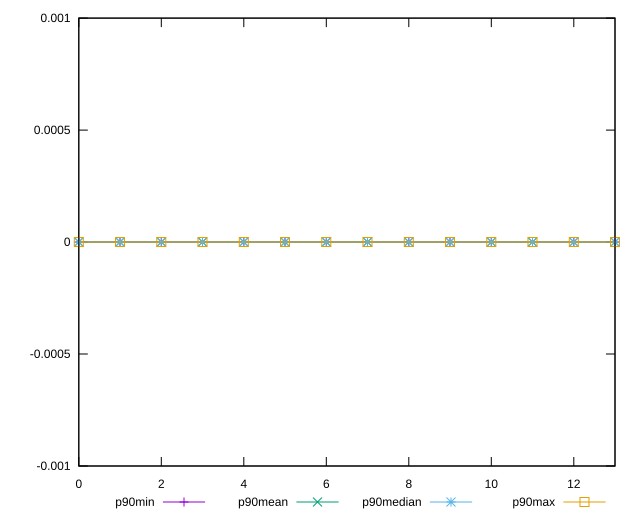

Here is the gnuplot script that generated this plot:
reset

$p90Min <<EOF
0 0
1 0
2 0
3 0
4 0
5 0
6 0
7 0
8 0
9 0
10 0
11 0
12 0
13 0
EOF

$p90Mean <<EOF
0 0
1 0
2 0
3 0
4 0
5 0
6 0
7 0
8 0
9 0
10 0
11 0
12 0
13 0
EOF

$p90Median <<EOF
0 0
1 0
2 0
3 0
4 0
5 0
6 0
7 0
8 0
9 0
10 0
11 0
12 0
13 0
EOF

$p90Max <<EOF
0 0
1 0
2 0
3 0
4 0
5 0
6 0
7 0
8 0
9 0
10 0
11 0
12 0
13 0
EOF

set key outside below
set xrange [0:13]
set yrange [-0.001:0.001]
set terminal svg size 640, 520 enhanced background rgb 'white'
set output "report_00007_2020-12-11T15:55:29.892Z/legacy-javascript/progression/value.svg"

plot $p90Min title "p90min" with linespoints, \
     $p90Mean title "p90mean" with linespoints, \
     $p90Median title "p90median" with linespoints, \
     $p90Max title "p90max" with linespoints

reset
